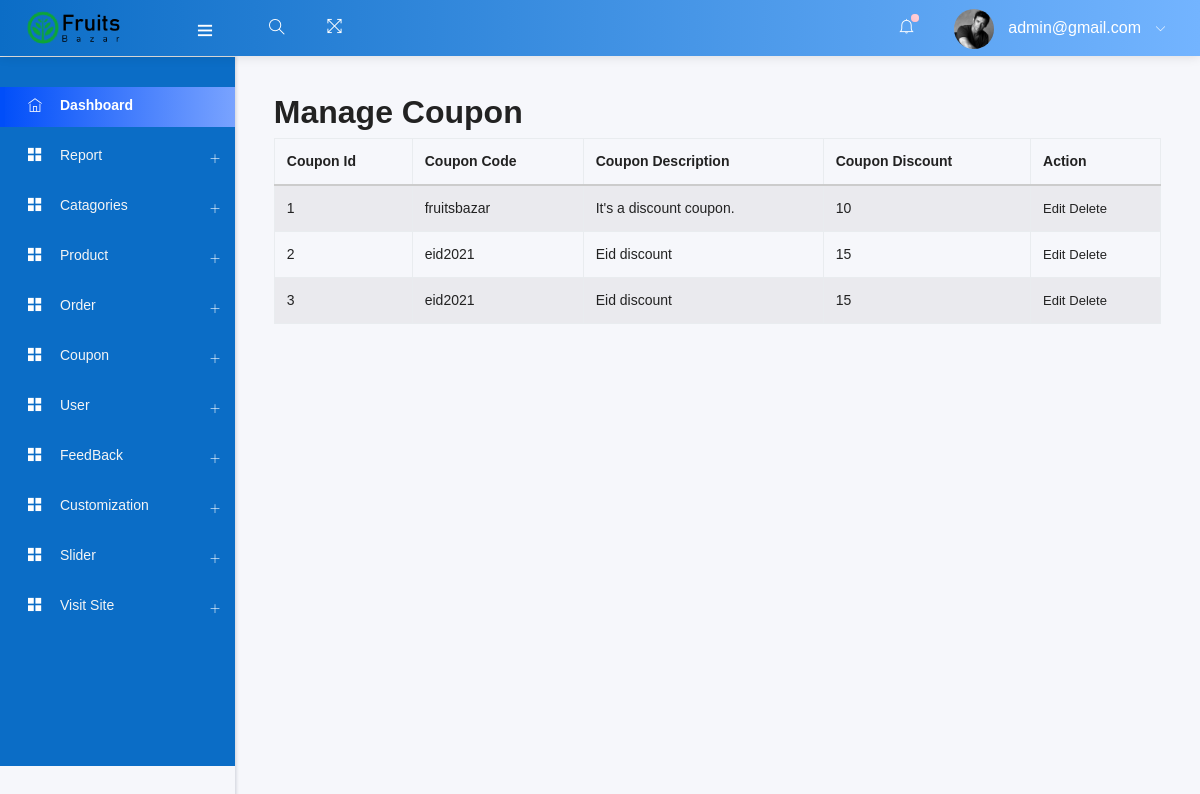
/admin/manage_coupon.php (signed in), run on the app's committed database.
### tables this page shows
CREATE TABLE `add_logo` (
  `id` int(10) NOT NULL,
  `img` varchar(200) NOT NULL
);

CREATE TABLE `cupon` (
  `cupon_id` int(11) NOT NULL,
  `cupon_code` varchar(25) NOT NULL,
  `description` varchar(255) NOT NULL,
  `discount` int(5) NOT NULL,
  `status` int(2) NOT NULL DEFAULT 0
);

### admin/manage_coupon.php (called while the page is built, shortened)
<?php
    include ("template.php");
?>

### admin/class/adminback.php (called while the page is built, shortened)
<?php
class  adminback
{
    private $connection;
    function __construct()
    {
        $dbhost = "localhost";
        $dbuser = "root";
        $dbpass = "";
        $dbname = "fruitecommerce";
        $this->connection = mysqli_connect($dbhost, $dbuser, $dbpass, $dbname);
    }
    function display_logo()
    {
        $query = "SELECT * FROM add_logo";
        if (mysqli_query($this->connection, $query)) {
            $pdt_info = mysqli_query($this->connection, $query);
            return $pdt_info;
        }
    }
    function show_coupon(){
        $query = "SELECT * FROM `cupon`";
        if(mysqli_query($this->connection, $query)){
            $result = mysqli_query($this->connection, $query);
            return $result;
        }
    }
}

### admin/views/manage_coupon_view.php (the view)
<?php
    $show_coupon = $obj->show_coupon();
?>
<h2>Manage Coupon</h2>
<table class="table table-bordered table-striped">
    <thead>
        <tr>
            <th>Coupon Id</th>
            <th>Coupon Code</th>
            <th>Coupon Description</th>
            <th>Coupon Discount</th>
            <th>Action</th>
        </tr>
    </thead>
    <tbody>
            <?php
               while($result = mysqli_fetch_assoc($show_coupon) ){
            ?>
        <tr>
            <td> <?php echo $result['cupon_id'] ?></td>
            <td> <?php echo $result['cupon_code'] ?></td>
            <td> <?php echo $result['description'] ?></td>
            <td> <?php echo $result['discount'] ?></td>
            <td><a href="">Edit</a>  <a href="">Delete</a>  </td>
        </tr>
        <?php }?>
    </tbody>
</table>

### admin/includes/headernav.php (shortened to what this page needs)
<nav class="navbar header-navbar pcoded-header">
               <div class="navbar-wrapper">
                   <div class="navbar-logo">
                       <a class="mobile-menu" id="mobile-collapse" href="#!">
                           <i class="ti-menu"></i>
                       </a>
                       <a href="index.php">
                       <?php
                        $obj=new adminback();
                        $logo_info = $obj->display_logo();
                        $logo = mysqli_fetch_assoc($logo_info);
                       ?>
                           <img class="img-fluid" src="uploads/<?php echo $logo['img']; ?>" alt="Theme-Logo" />
                       </a>
                   </div>
                   <div class="navbar-container container-fluid">
                       <ul class="nav-left">
                           <li class="header-search">
                               <div class="main-search morphsearch-search">
                                   <div class="input-group">
                                       <input type="text" class="form-control">
                                       <span class="input-group-addon search-btn"><i class="ti-search"></i></span>
                                   </div>
                               </div>
                           </li>
                           <li>
                               <a href="#!" onclick="javascript:toggleFullScreen()">
                                   <i class="ti-fullscreen"></i>
                               </a>
                           </li>
                       </ul>
                       <ul class="nav-right">
                           <li class="header-notification">
                               <a href="#!">
                                   <i class="ti-bell"></i>
                                   <span class="badge bg-c-pink"></span>
                               </a>
                           </li>
                           <li class="user-profile header-notification">
                               <a href="#!">
                                   <img src="assets/images/avatar-4.jpg" class="img-radius" alt="User-Profile-Image">
                                   <span> <?php echo $admin_email ?> </span>
                                   <i class="ti-angle-down"></i>
                               </a>
                           </li>
                       </ul>
                   </div>
               </div>
           </nav>

### admin/includes/head.php (style rules this page uses)
.pcoded .pcoded-header[header-theme="theme5"] { background: -webkit-gradient(linear, left top, right top, from(#0071f3), to(#73b4ff)); background: linear-gradient(to right, #0b6dc6, #73b4ff); }

### data on the page
add_logo: img (picture)
cupon: cupon_id "1", cupon_code "fruitsbazar", description "It's a discount coupon.", discount "10"
cupon: cupon_id "2", cupon_code "eid2021", description "Eid discount", discount "15"
cupon: cupon_id "3", cupon_code "eid2021", description "Eid discount", discount "15"

### other printed values
$admin_email "admin@gmail.com"
